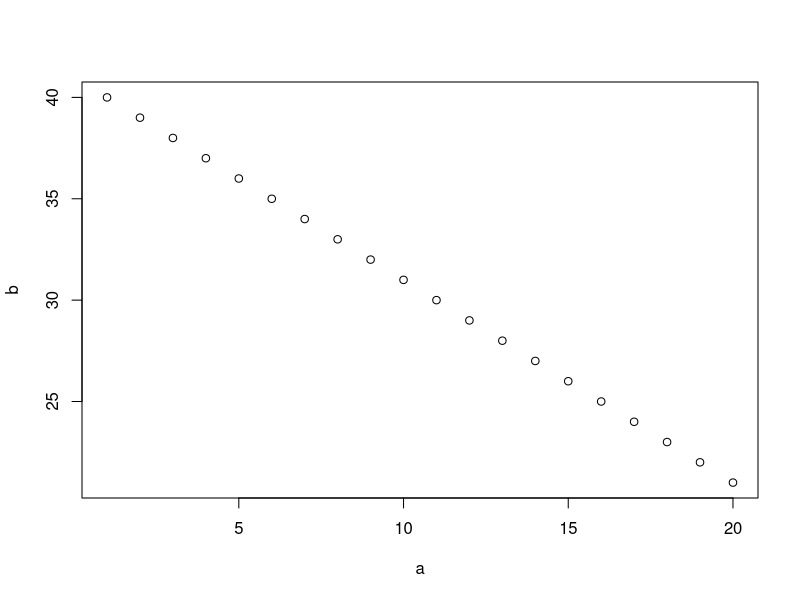
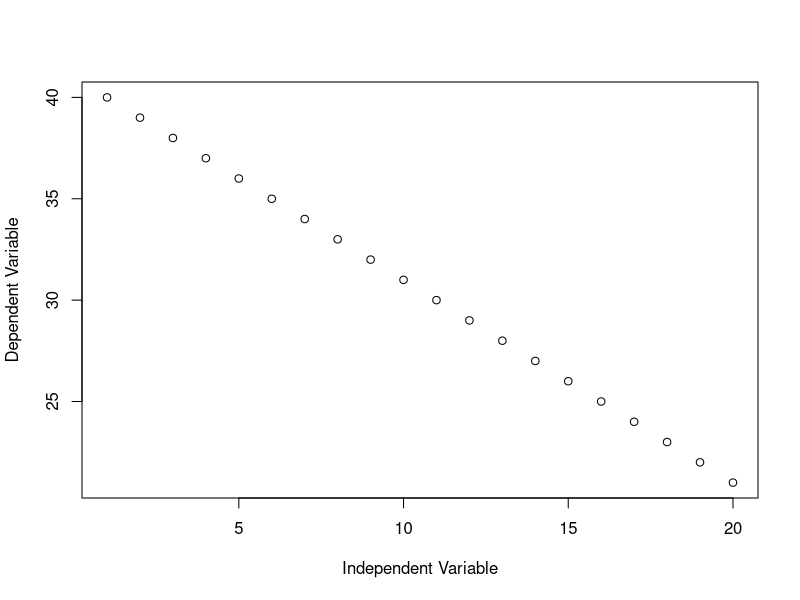
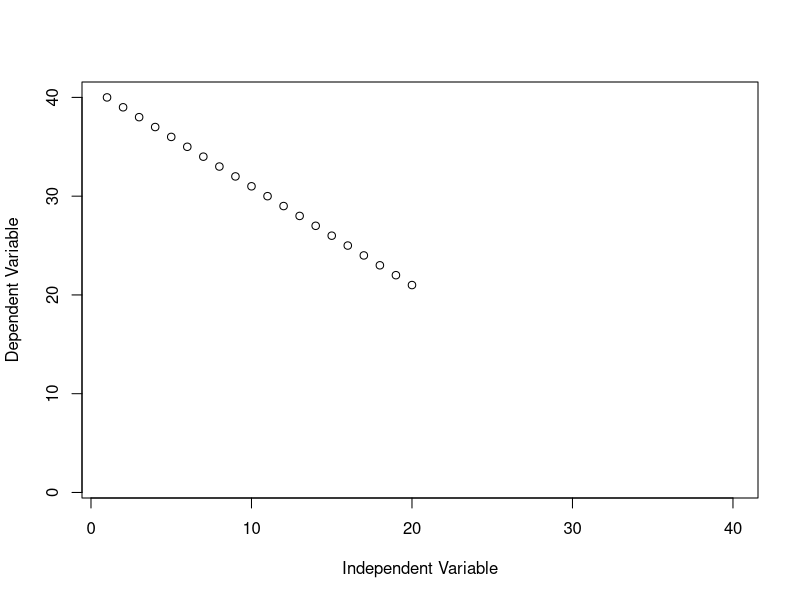
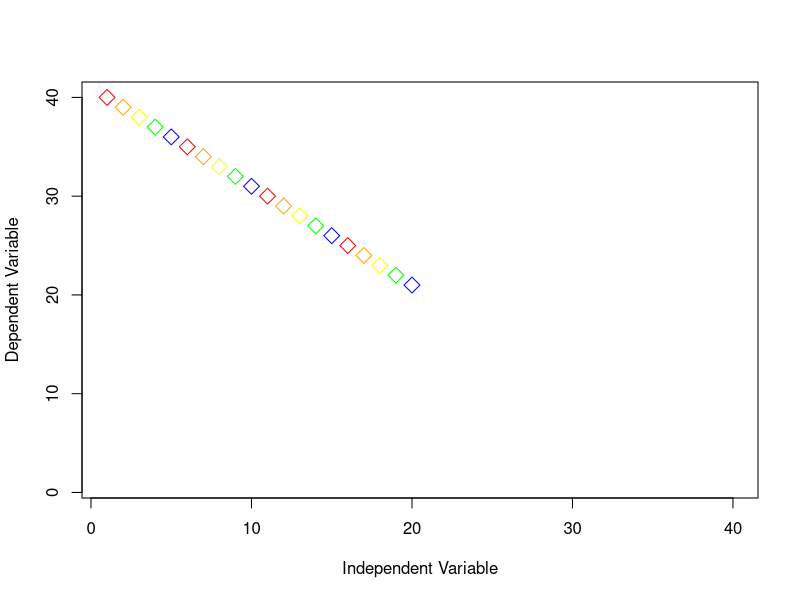
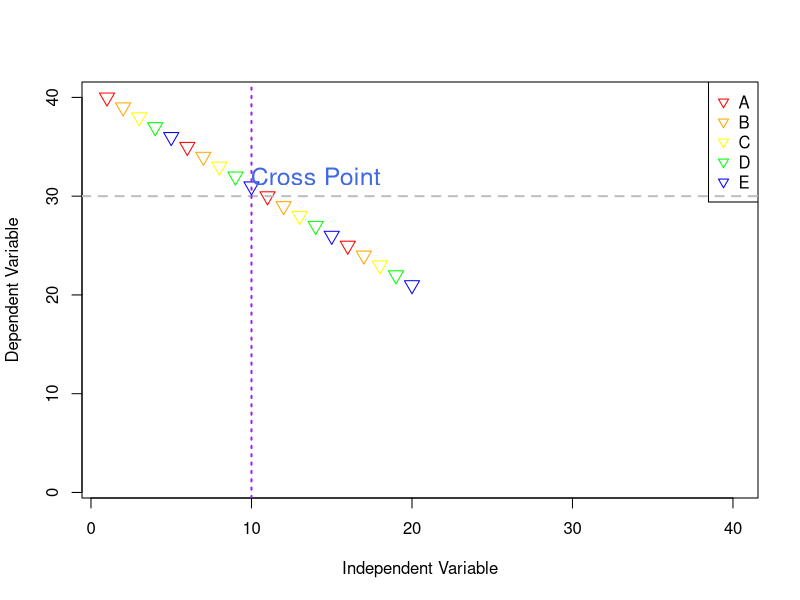
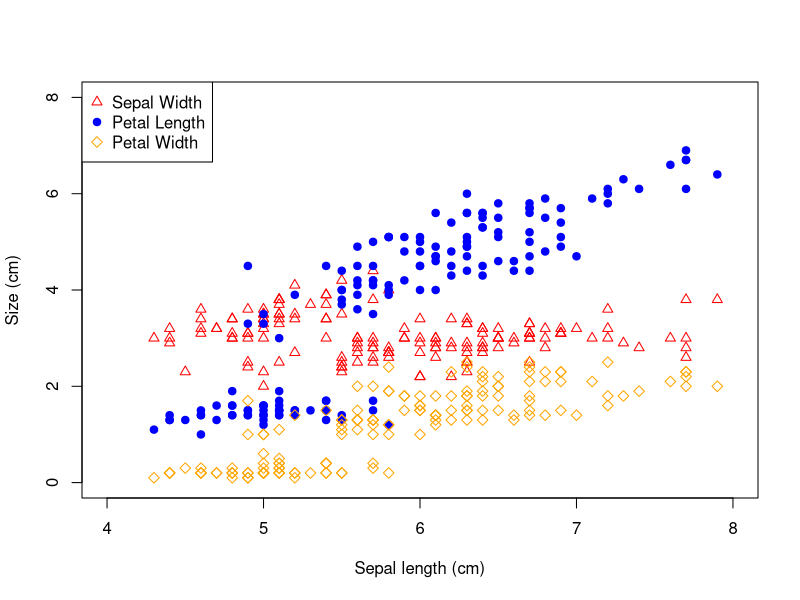
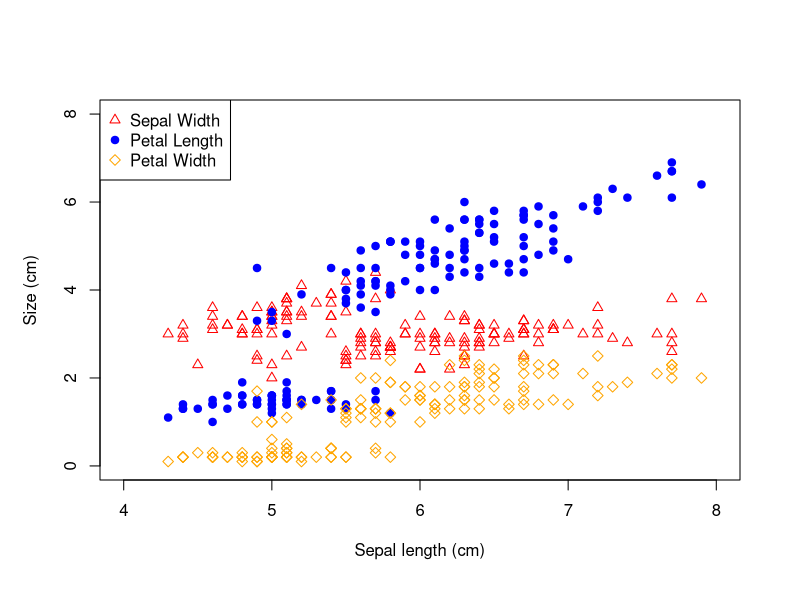
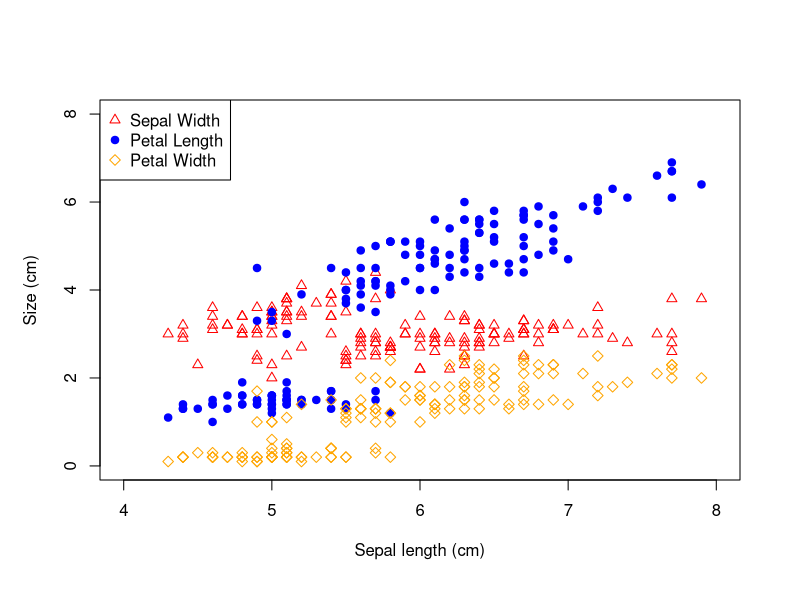

R code for these plots, in order:
# Tasks
## 1.
### a.
iris[14,]

### b.
iris[,4]

### c.
iris[120, 2]

### d.
iris[c(4,6,10,12),]

### e.
iris[c(111:113), "Species"]

## 2.
### a.
identical(iris$Petal.Length[9], iris$Petal.Length[13])

### b.
identical(iris$Sepal.Length[145], iris$Sepal.Length[146])

### c.
identical(iris$Sepal.Length[150], iris$Petal.Length[103])

### d.
identical(iris$Sepal.Width[13], iris$Sepal.Width[108])

### e.
identical(50/55, 10/12)
#OR
all.equal(50/55, 10/12)

### f.
all.equal(50/55, 10/12, tolerance = 0.1)

## 3.
### a.
x<-1:10
y<-11:20

rbind(x,y)->xy.rbind

### b.
cbind(x,y)->xy.cbind

# Tasks
## 1.
### a.
iris -> iris2

paste("flower", colnames(iris2), sep="_")->colnames(iris2)

### b.
iris2$flower_Species -> iris2$flower_Species2

### b.
iris2$num <- seq(from = 4, to = 600, by = 4)

# Tasks
## 1.
### a.
a <- 1:20
b <- 40:21

plot(b~a)

### b.
plot(b~a, xlab="Independent Variable", ylab="Dependent Variable")

### c.
plot(b~a, xlab="Independent Variable", ylab="Dependent Variable", xlim=c(1,40), ylim=c(1,40))

### d.
plot(b~a, xlab="Independent Variable", ylab="Dependent Variable", xlim=c(1,40), ylim=c(1,40), 
     pch=5, cex=1.5, col=c("red", "orange", "yellow", "green", "blue"))

### e.
plot(b~a, xlab="Independent Variable", ylab="Dependent Variable", xlim=c(1,40), ylim=c(1,40), 
     pch=6, cex=1.5, col=c("red", "orange", "yellow", "green", "blue"))
legend("topright", c("A", "B", "C", "D", "E"), pch=6, col=c("red", "orange", "yellow", "green", "blue"))

### f.
abline(h=30, col="gray", lty=2, lwd=2)

### g.
abline(v=10, col="purple", lty=3, lwd=2)

### h.
text(x = 14, y= 32, "Cross Point", cex=1.5, col="royalblue")

## 2.
### a., c.
#I have made a mistake here for c., I want the x-axis to be 4-8 and y-axis to be 0-8
plot(iris$Sepal.Width ~ iris$Sepal.Length, xlab="Sepal length (cm)", ylab="Size (cm)", 
     col="red", pch=2, xlim=c(4,8), ylim=c(0,8))
points(iris$Petal.Length ~ iris$Sepal.Length, col="blue", pch=19)
points(iris$Petal.Width ~ iris$Sepal.Length, col="orange", pch=5)

### b.
legend("topleft", c("Sepal Width", "Petal Length", "Petal Width"), col=c("red", "blue", "orange"), pch=c(2,19,5))

### d.
par(mar = c(6, 5, 5, 3))
plot(iris$Sepal.Width ~ iris$Sepal.Length, xlab="Sepal length (cm)", ylab="Size (cm)", 
     col="red", pch=2, xlim=c(4,8), ylim=c(0,8))
points(iris$Petal.Length ~ iris$Sepal.Length, col="blue", pch=19)
points(iris$Petal.Width ~ iris$Sepal.Length, col="orange", pch=5)
legend("topleft", c("Sepal Width", "Petal Length", "Petal Width"), col=c("red", "blue", "orange"), pch=c(2,19,5))

### e.
pdf("irisplot.pdf")
par(mar = c(6, 5, 5, 3))
plot(iris$Sepal.Width ~ iris$Sepal.Length, xlab="Sepal length (cm)", ylab="Size (cm)", 
     col="red", pch=2, xlim=c(4,8), ylim=c(0,8))
points(iris$Petal.Length ~ iris$Sepal.Length, col="blue", pch=19)
points(iris$Petal.Width ~ iris$Sepal.Length, col="orange", pch=5)
legend("topleft", c("Sepal Width", "Petal Length", "Petal Width"), col=c("red", "blue", "orange"), pch=c(2,19,5))
dev.off()

## 3.
### a.-c.
jpeg("iriscomposite.jpg", width = 800, height = 800, units = "px", res = 200, pointsize = 6)
par(mar=c(5.1, 4.1, 3.1, 2.1))
layout(matrix(c(2, 2, 1, 3), 2, 2, byrow=TRUE))

boxplot(iris$Petal.Length ~ iris$Species, col=c("red", "blue", "green"))

hist(iris$Petal.Length, breaks=6, col=c("red", "orange", "yellow", "green", "blue", "purple"))
abline(v=mean(iris$Petal.Length), col="gray", lty=2, lwd=2)
text(mean(iris$Petal.Length), 54, "Mean=3.758", xpd=T)

plot(subset(iris$Petal.Length, iris$Species == "virginica") ~ subset(iris$Petal.Width, iris$Species == "virginica"), 
     xlab="Petal Width (cm)", ylab="Petal Length (cm)")
abline(lm(subset(iris$Petal.Length, iris$Species == "virginica") ~ 
            subset(iris$Petal.Width, iris$Species == "virginica")))

dev.off()
